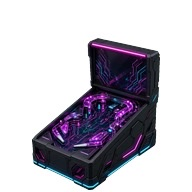
#> input picture art_src/pinball/pinball_se.jpg, 192 x 192 px
$ python process_pinball.py
#> lines starting #> are read from the running program, lines starting #| are printed output that depends on the picture; after the words box and inside, x2 and y2 are one past the last pixel; in counts of white or black regions, pixels touching at a corner belong together; long printed decimals are rounded
#!/usr/bin/env python3
"""Pinball placeholder sprites: key white -> alpha, piecewise-affine warp so the base edges are
exactly +-0.5 slope / 64px per side at 2x (128x64 ground diamond), save pinball_{se,sw,ne,nw}.png.

Source: art_src/pinball/*.jpg (192x192 AI renders on white). The rear render (pinball_ne_src.jpg:
plain back panel on the lower-LEFT face => the machine's front faces screen-NE) is the NE facing;
NW = its horizontal mirror (back on the lower-right face => front faces screen-NW). This keeps the
se -> sw -> nw -> ne rotation a true 90deg cycle (fronts SE, SW, NW, NE).
Warp: pivot = lowest base vertex V; per side horizontal scale k = 64/run (run = vertex -> silhouette
extreme), then per-side vertical shear so the base edge slope is exactly 0.5; verticals stay vertical.
Prints measured output edges + the vertex (px from image top-left, pixel-edge coords) used as the
`baseVertex` anchors in public/data/shop_furniture.json.
"""
import json
import sys
from pathlib import Path

import numpy as np
from PIL import Image
from scipy import ndimage as ndi

ROOT = Path(__file__).resolve().parent.parent
SRC = ROOT / "art_src" / "pinball"
OUT = ROOT / "public" / "assets" / "furniture"

# (file, measured lowest vertex (x,y idx coords), measured slopes L,R)
SPEC = {
    "se": ("pinball_se.jpg", (90.3, 188.7), (0.455, 0.695)),
    "sw": ("pinball_sw.jpg", (94.4, 189.0), (0.741, 0.525)),
    "ne": ("pinball_ne_src.jpg", (92.1, 184.6), (0.195, 0.417)),
}
CANVAS_W = 192
CANVAS_H = 192
X0 = 95.5  # pixel-centre coords: continuous centre of a 192px canvas
Y0 = 187.5  # target lowest vertex row (idx coords)
RUN = 64.0  # per-side horizontal run at 2x (ground diamond 128x64)


def key_white(rgb):
    """Return premultiplied-free RGBA float: protect dark body, soft alpha for neon glow."""
    im = rgb.astype(np.float64)
    mn = im.min(axis=2)
    # strongly non-white core, holes filled (keeps white flippers etc. opaque)
    core = mn < 200
    lab, n = ndi.label(core)
    if n > 1:
        sz = ndi.sum(core, lab, range(1, n + 1))
        core = lab == (1 + int(np.argmax(sz)))
    core = ndi.binary_fill_holes(core)
    interior = ndi.binary_erosion(core, iterations=3)
    near = ndi.binary_dilation(core, iterations=6)
    a_raw = np.clip((255.0 - mn) / 255.0, 0, 1)
    a = np.where(interior, 1.0, np.where(near, a_raw, 0.0))
    a[a < 0.03] = 0.0
    # unmix from white: F = (P - (1-a)*255)/a
    F = np.zeros_like(im)
    ok = a > 0
    for c in range(3):
        F[..., c] = np.where(ok, (im[..., c] - (1 - a) * 255.0) / np.maximum(a, 1e-3), 0)
    F = np.clip(F, 0, 255)
    return F, a


def base_profile(alpha, vx, vy, sl, sr, lo=40, hi=150, clip=4.0):
    """Per-column base-bottom y (source idx coords): robust line per side + smoothed residual, so
    wobbly AI skirts are straightened (column-wise vertical shift only; verticals stay vertical)."""
    W = alpha.shape[1]
    xs = np.arange(W, dtype=float)
    line = np.where(xs <= vx, vy - sl * (vx - xs), vy - sr * (xs - vx))
    meas = bottom_edge(alpha)
    res = np.where(np.isfinite(meas), meas - line, 0.0)
    res = np.clip(res, -clip, clip)
    # keep only the interior of each side; fade to the pure line near the corners
    w = np.clip(np.minimum(xs - lo, hi - xs) / 6.0, 0, 1)
    res = ndi.median_filter(res, size=7, mode="nearest")
    res = ndi.gaussian_filter1d(res, 1.2)
    return line + res * w


def warp(F, a, vx, vy, sl, sr, xl, xr, prof=None, W=CANVAS_W, H=CANVAS_H):
    """Inverse-map piecewise affine. xl/xr = silhouette extreme edges (continuous idx coords)."""
    runL, runR = vx - xl, xr - vx
    kL, kR = RUN / runL, RUN / runR
    yo, xo = np.mgrid[0:H, 0:W].astype(np.float64)
    left = xo <= X0
    d_out = np.where(left, X0 - xo, xo - X0)
    k = np.where(left, kL, kR)
    s = np.where(left, sl, sr)
    d = d_out / k  # source distance from the vertex column
    xs = np.where(left, vx - d, vx + d)
    # verticals vertical: y' = y + (s - 0.5k) d  ->  y = y' - ...   (relative to the pivot row)
    if prof is None:
        ys = vy + (yo - Y0) - (s - 0.5 * k) * d
    else:
        b = np.interp(xs, np.arange(len(prof)), prof)
        ys = yo - (Y0 - 0.5 * k * d - b)
    prem = np.dstack([F * a[..., None] / 255.0, a])
    out = np.zeros((H, W, 4))
    for c in range(4):
        out[..., c] = ndi.map_coordinates(prem[..., c], [ys, xs], order=1, mode="constant", cval=0.0)
    A = out[..., 3]
    rgb = np.where(A[..., None] > 1e-4, out[..., :3] / np.maximum(A[..., None], 1e-4), 0)
    rgb = np.clip(rgb, 0, 1) * 255.0
    A = np.clip(A, 0, 1)
    A[A < 0.02] = 0
    return np.dstack([np.round(rgb), np.round(A * 255)]).astype(np.uint8), (kL, kR)


def bottom_edge(alpha):
    """Sub-pixel lowest-boundary y per column from alpha (idx coords)."""
    H, W = alpha.shape
    al = alpha.astype(np.float64) / 255.0
    ys = np.full(W, np.nan)
    for x in range(W):
        col = al[:, x]
        idx = np.where(col >= 0.5)[0]
        if len(idx) == 0:
            continue
        r0 = idx.max()
        tail = col[r0 + 1 : r0 + 4].sum() if r0 + 1 < H else 0.0
        ys[x] = r0 - 0.5 + col[r0] + tail
    return ys


def rfit(xs, ys):
    ok = np.isfinite(ys)
    xs, ys = xs[ok], ys[ok]
    p = np.polyfit(xs, ys, 1)
    for _ in range(4):
        r = ys - np.polyval(p, xs)
        k = np.abs(r) < max(0.8, 2 * r.std())
        p = np.polyfit(xs[k], ys[k], 1)
    return p, float(np.std(ys[k] - np.polyval(p, xs[k])))


def measure(alpha, lo=40, hi=150, gap=10, label=""):
    ys = bottom_edge(alpha)
    xs = np.arange(len(ys), dtype=float)
    xm = int(np.nanargmax(ys))
    L = (xs >= lo) & (xs <= xm - gap)
    R = (xs >= xm + gap) & (xs <= hi)
    pl, rl = rfit(xs[L], ys[L])
    pr, rr = rfit(xs[R], ys[R])
    vx = (pr[1] - pl[1]) / (pl[0] - pr[0])
    vy = np.polyval(pl, vx)
    # slopes as positive rise per px away from the vertex
    return dict(slopeL=pl[0], slopeR=-pr[0], vx=vx, vy=vy, resL=rl, resR=rr)


def silhouette_extremes(alpha):
    cols = np.where((alpha >= 128).any(axis=0))[0]
    return cols.min() - 0.5, cols.max() + 0.5


def main():
    OUT.mkdir(parents=True, exist_ok=True)
    result = {}
    sprites = {}
    for facing, (fn, (vx, vy), (sl, sr)) in SPEC.items():
        rgb = np.array(Image.open(SRC / fn).convert("RGB"))
#> rgb is the input picture: shape (192, 192, 3); mean R, G, B 187.4, 184.1, 193.2
        F, a = key_white(rgb)
#> in key_white, `core = mn < 200`:
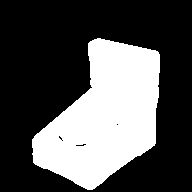
#> core: shape (192, 192) bool; 32.4% white; 1 white region, box (x1, y1, x2, y2) and area: (32, 38, 160, 190) 11962
#> in key_white, `lab, n = ndi.label(core)`: n = 1
#> in key_white, `core = ndi.binary_fill_holes(core)`: core: shape (192, 192) bool; 32.5% white; 1 white region, box (x1, y1, x2, y2) and area: (32, 38, 160, 190) 11981
#> in key_white, `interior = ndi.binary_erosion(core, iterations=3)`: interior: shape (192, 192) bool; 29.2% white; 1 white region, box (x1, y1, x2, y2) and area: (35, 41, 157, 187) 10760
#> in key_white, `near = ndi.binary_dilation(core, iterations=6)`: near: shape (192, 192) bool; 39.3% white; 1 white region, box (x1, y1, x2, y2) and area: (26, 32, 166, 192) 14487
#> in key_white, `a[a < 0.03] = 0.0`: a: shape (192, 192) float64; min 0, max 1, mean 0.317
#> in key_white, `ok = a > 0`: ok: shape (192, 192) bool; 33.4% white; 20 white regions (19 under 20 px), largest, box (x1, y1, x2, y2) and area: (32, 38, 160, 192) 12273
#> after the loop in key_white, `for c in range(3):`:
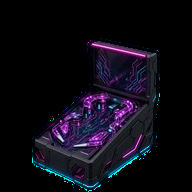
#> F: shape (192, 192, 3) float64; mean R, G, B 13.5, 11.4, 20.9; drawn with min black and max white
        # silhouette extremes of the keyed source (continuous coords)
        xl, xr = silhouette_extremes((a * 255).astype(np.uint8))
#> in silhouette_extremes, `cols = np.where((alpha >= 128).any(axis=0))[0]`: cols = 128 values from 32 to 159
#> xl = 31.5; xr = 159.5
        src_m = measure((a * 255).astype(np.uint8), lo=40, hi=150)
#> the loop in bottom_edge, `for x in range(W):` made 192 passes
#> (r0, tail) on passes 34 to 36: (159, 1.36), (163, 0.133), (164, 0)
#> in measure, `xs = np.arange(len(ys), dtype=float)`: xs = 192 values from 0 to 191
#> in measure, `xm = int(np.nanargmax(ys))`: xm = 89
#> in rfit, `xs, ys = xs[ok], ys[ok]`: xs = 40 values from 40 to 79; ys = 40 values, max 184.9 at index 39, min 166.6 at index 0, mean 174.6
#> in rfit, `p = np.polyfit(xs, ys, 1)`: p = [0.475, 146.4]
#> in measure, `pl, rl = rfit(xs[L], ys[L])`: rl = 0.738
#> in measure, `pr, rr = rfit(xs[R], ys[R])`: pr = [-0.702, 252.1]; rr = 0.959
#> in measure, `vx = (pr[1] - pl[1]) / (pl[0] - pr[0])`: vx = 89.78
#> in measure, `vy = np.polyval(pl, vx)`: vy = 189
#> src_m = {'slopeL': 0.475, 'slopeR': 0.702, 'vx': 89.78, 'vy': 189, 'resL': 0.738, 'resR': 0.959}
        print(f"{facing}: src extremes {xl:.1f}..{xr:.1f}  own fit {src_m}  | given V=({vx},{vy}) s=({sl},{sr})")
#| se: src extremes 31.5..159.5  own fit {'slopeL': 0.475, 'slopeR': 0.7022, 'vx': 89.776, 'vy': 189.025, 'resL': 0.7376, 'resR': 0.9593}  | given V=(90.3,188.7) s=(0.455,0.695)
        # use our own robust fit of the pivot/slopes (given values differ by <0.5px / 0.03)
        fvx, fvy, fsl, fsr = src_m["vx"], src_m["vy"], src_m["slopeL"], src_m["slopeR"]
#> fvx = 89.78; fvy = 189; fsl = 0.475; fsr = 0.702
        prof = base_profile((a * 255).astype(np.uint8), fvx, fvy, fsl, fsr)
#> in base_profile, `line = np.where(xs <= vx, vy - sl * (vx - xs), vy - sr * (xs - vx))`: line = 192 values, max 188.9 at index 90, min 117.9 at index 191, mean 160
#> the loop in bottom_edge (call 2), `for x in range(W):` made 192 passes
#> in base_profile, `res = np.where(np.isfinite(meas), meas - line, 0.0)`: res = 192 values, max 1.92 at index 93, min -75.12 at index 159, mean -0.946
#> in base_profile, `res = np.clip(res, -clip, clip)`: res = 192 values, max 1.92 at index 93, min -4 at index 32, mean 0.071
#> in base_profile, `res = ndi.median_filter(res, size=7, mode="nearest")`: res = 192 values, max 1.81 at index 96, min -4 at index 156, mean 0.132
#> in base_profile, `res = ndi.gaussian_filter1d(res, 1.2)`: res = 192 values, max 1.8 at index 95, min -3.59 at index 157, mean 0.132
#> prof = 192 values, max 190.1 at index 90, min 117.9 at index 191, mean 160.1
        img, ks = warp(F, a, fvx, fvy, fsl, fsr, xl, xr, prof)
#> in warp, `runL, runR = vx - xl, xr - vx`: runL = 58.28; runR = 69.72
#> in warp, `kL, kR = RUN / runL, RUN / runR`: kL = 1.1; kR = 0.918
#> in warp, `k = np.where(left, kL, kR)`: k: shape (192, 192) float64; values 0.918 (black) and 1.1 (white), 50% white; 1 white region, box (x1, y1, x2, y2) and area: (0, 0, 96, 192) 18432
#> in warp, `s = np.where(left, sl, sr)`: s: shape (192, 192) float64; values 0.475 (black) and 0.702 (white), 50% white; 1 white region, box (x1, y1, x2, y2) and area: (96, 0, 192, 192) 18432
#> in warp, `xs = np.where(left, vx - d, vx + d)`:
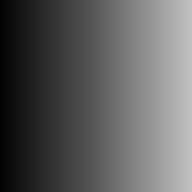
#> xs: shape (192, 192) float64; min 2.82, max 193.8, mean 94.1
#> in warp, `b = np.interp(xs, np.arange(len(prof)), prof)`:
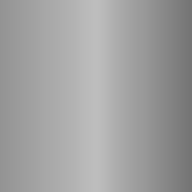
#> b: shape (192, 192) float64; min 117.9, max 189.9, mean 160.4
#> in warp, `ys = yo - (Y0 - 0.5 * k * d - b)`:
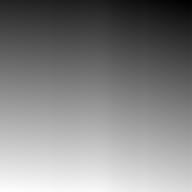
#> ys: shape (192, 192) float64; min -22.99, max 199, mean 92.4; drawn with min black and max white
#> after the loop in warp, `for c in range(4):`:
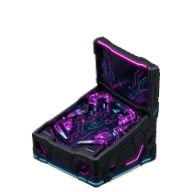
#> out: shape (192, 192, 4) float64; mean R, G, B, A 0.0513, 0.0388, 0.0738, 0.309; transparent parts drawn white
#> in warp, `rgb = np.where(A[..., None] > 1e-4, out[..., :3] / np.maximum(A[..., N..`:
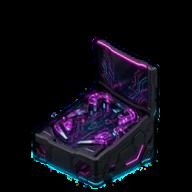
#> rgb: shape (192, 192, 3) float64; mean R, G, B 0.0521, 0.0467, 0.0835
#> in warp, `A[A < 0.02] = 0`: A: shape (192, 192) float64; min 0, max 1, mean 0.309
#> ks = (1.1, 0.918)
        sprites[facing] = img
        print(f"   k=({ks[0]:.3f},{ks[1]:.3f})")
#|    k=(1.098,0.918)
#> pass 2 of the loop in main, `for facing, (fn, (vx, vy), (sl, sr)) in SPEC.items():`:
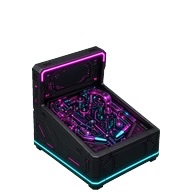
#> input picture art_src/pinball/pinball_sw.jpg, 192 x 192 px
#> in main, rgb is the input picture: shape (192, 192, 3); mean R, G, B 187.7, 185.6, 192
#> lab: shape (192, 192) int32; values 0 (black) and 1 (white), 31.9% white; 1 white region, box (x1, y1, x2, y2) and area: (32, 46, 160, 190) 11777
#> interior: shape (192, 192) bool; 28.8% white; 1 white region, box (x1, y1, x2, y2) and area: (35, 49, 157, 187) 10621
#> near: shape (192, 192) bool; 38.4% white; 1 white region, box (x1, y1, x2, y2) and area: (26, 40, 166, 192) 14153
#> ok: shape (192, 192) bool; 32.7% white; 20 white regions (19 under 20 px), largest, box (x1, y1, x2, y2) and area: (32, 46, 161, 191) 12047
#> after the loop in key_white (call 2), `for c in range(3):`:
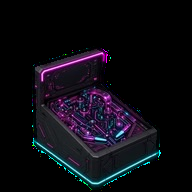
#> F: shape (192, 192, 3) float64; mean R, G, B 13, 11.7, 18.2; drawn with min black and max white
#> src_m = {'slopeL': 0.742, 'slopeR': 0.522, 'vx': 94.31, 'vy': 188.9, 'resL': 0.0943, 'resR': 0.0941}
#| sw: src extremes 31.5..159.5  own fit {'slopeL': 0.7424, 'slopeR': 0.522, 'vx': 94.314, 'vy': 188.877, 'resL': 0.09432, 'resR': 0.09412}  | given V=(94.4,189.0) s=(0.741,0.525)
#> fvx = 94.31; fvy = 188.9; fsl = 0.742; fsr = 0.522
#> prof = 192 values, max 189.9 at index 94, min 118.9 at index 0, mean 158.8
#> runL = 62.81; runR = 65.19
#> kL = 1.02; kR = 0.982
#> in warp (call 2), `b = np.interp(xs, np.arange(len(prof)), prof)`:
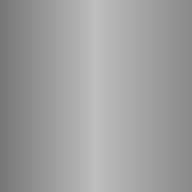
#> b: shape (192, 192) float64; min 119.3, max 189.9, mean 158.8
#> ks = (1.02, 0.982)
#|    k=(1.019,0.982)
    # NW = mirror of NE (vertex is on the canvas centre column so the mirror keeps the vertex)
    sprites["nw"] = sprites["ne"][:, ::-1].copy()
    # common vertical crop: keep rows from first opaque row (min over facings) to Y0+3
    top = min(int(np.where(s[..., 3] > 0)[0].min()) for s in sprites.values())
#> top = 32
    bottom = int(Y0) + 4
    top = max(0, top - 2)
#> top = 30
    for facing, img in sprites.items():
        img = img[top:bottom]
        Image.fromarray(img, "RGBA").save(OUT / f"pinball_{facing}.png", optimize=True)
        m = measure(img[..., 3])
        ext = silhouette_extremes(img[..., 3])
        result[facing] = dict(
            vertex=[round(float(m["vx"]) + 0.5, 2), round(float(m["vy"]) + 0.5, 2)],
            slopeL=round(float(m["slopeL"]), 4),
            slopeR=round(float(m["slopeR"]), 4),
            width=img.shape[1],
            height=img.shape[0],
            extremes=[float(ext[0]), float(ext[1])],
            residual=[round(m["resL"], 3), round(m["resR"], 3)],
        )
        print(facing, json.dumps(result[facing]))
#> this loop made 4 passes
#> (facing, xm in measure, pl in measure, rl in measure, pr in measure, rr in measure, vx in measure) on passes 1 to 4: ('se', 95, [0.5, 109.6], 0.291, [-0.495, 204.5], 0.294, 95.35), ('sw', 94, [0.498, 109.9], 0.0784, [-0.497, 204.9], 0.0711, 95.46), ('ne', 96, [0.497, 110], 0.242, [-0.498, 205], 0.101, 95.53), ('nw', 95, [0.498, 109.9], 0.101, [-0.494, 204.6], 0.27, 95.41)
#| se {"vertex": [95.85, 157.79], "slopeL": 0.5, "slopeR": 0.4953, "width": 192, "height": 161, "extremes": [31.5, 159.5], "residual": [0.291, 0.294]}
#| sw {"vertex": [95.96, 157.92], "slopeL": 0.4979, "slopeR": 0.4973, "width": 192, "height": 161, "extremes": [31.5, 159.5], "residual": [0.078, 0.071]}
#| ne {"vertex": [96.03, 157.93], "slopeL": 0.4969, "slopeR": 0.4981, "width": 192, "height": 161, "extremes": [31.5, 159.5], "residual": [0.242, 0.101]}
#| nw {"vertex": [95.91, 157.9], "slopeL": 0.4981, "slopeR": 0.4944, "width": 192, "height": 161, "extremes": [31.5, 159.5], "residual": [0.101, 0.27]}
#> after the loop, result = 4 items
    print("crop top", top, "bottom", bottom)
#| crop top 30 bottom 191


if __name__ == "__main__":
    sys.exit(main())
#> (the program exits here)
